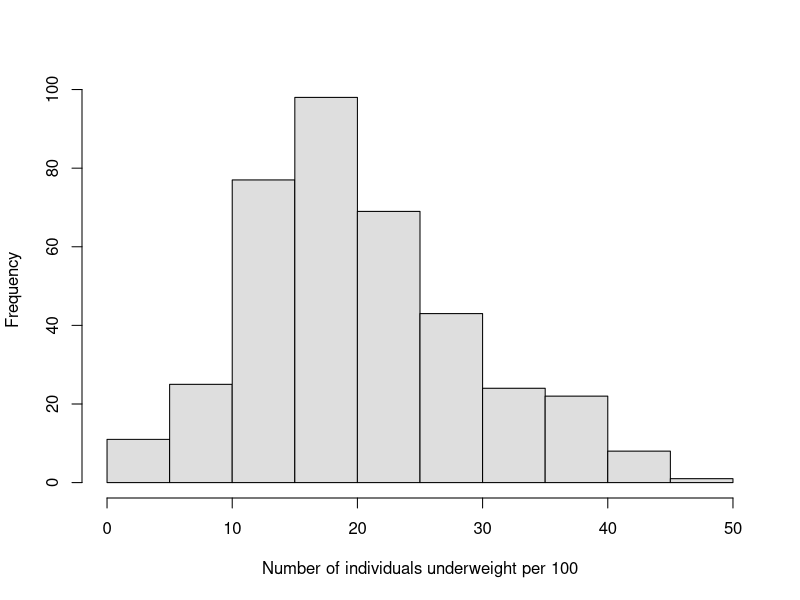
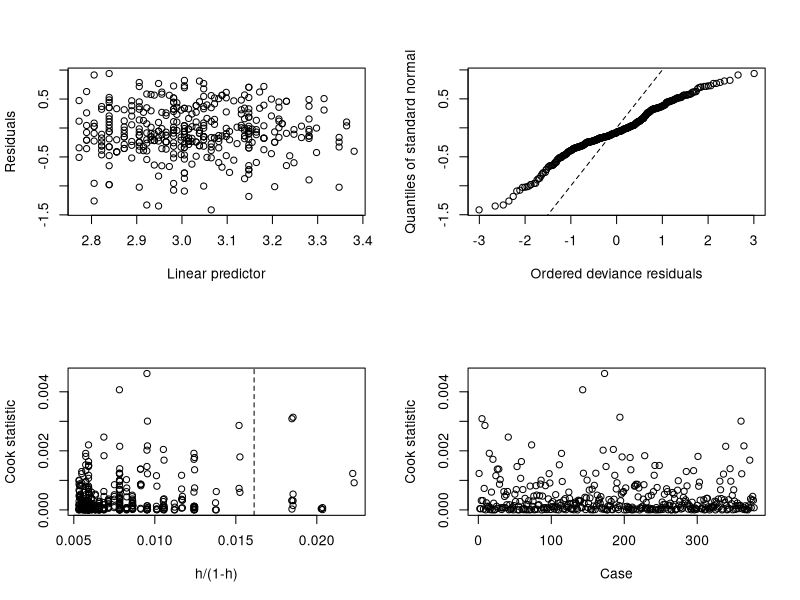
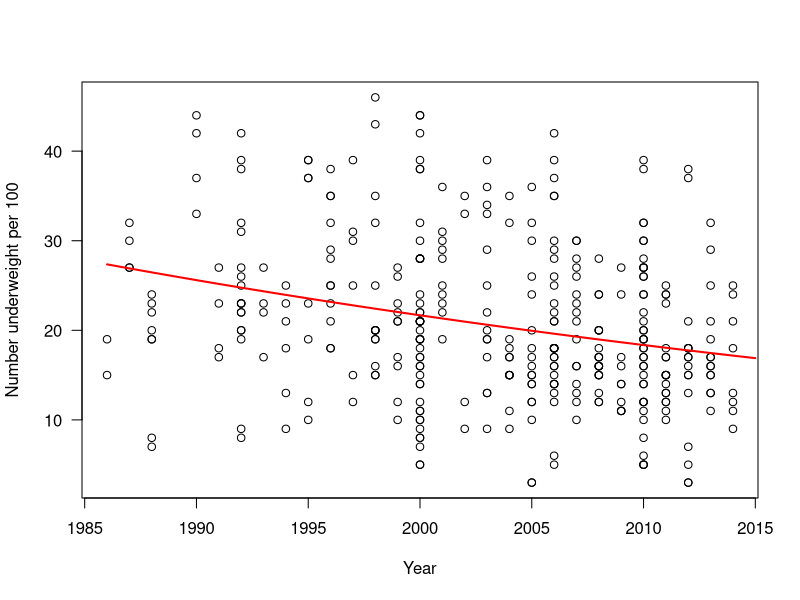
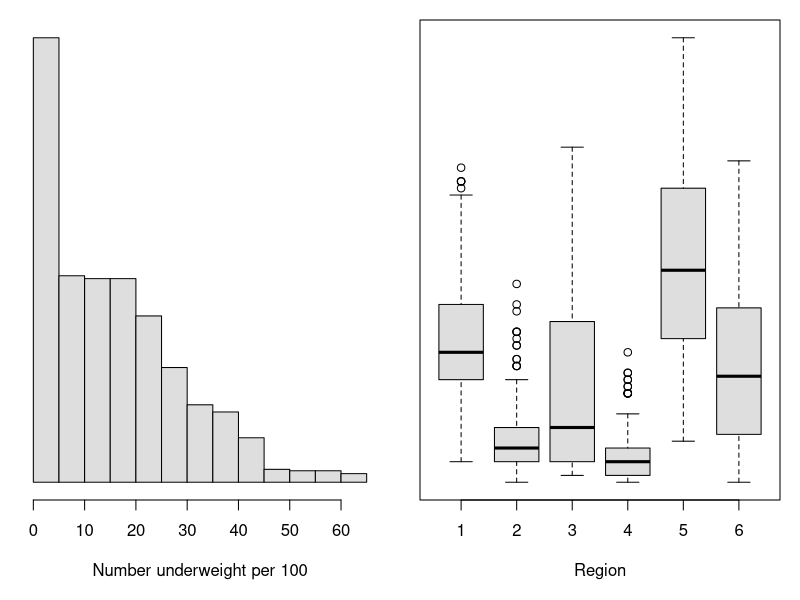

Here is the R script that generated these plots, in order:
## ---- chunk 1

## ---- chunk 2
# Read in the data
  uw = read.csv('../../data/weights.csv')

# Look at the data
  head(uw)
## ---- chunk 3
# Now we need to make the counts into an integer because these are
# counts and counts are
  uw$number = as.integer(uw$number)
## ---- chunk 4
# Make a new dataframe that contains only those records for which
# the region is `Africa`
  africa = uw[uw$region=='Africa',]
## ---- chunk 5
  hist(africa$number, col='gray87', main='', xlab='Number of individuals underweight per 100')
## ---- chunk 6
# Load the MASS library
  library(MASS)

# Fit the model, being sure to specify 
# the appropriate error distribution and 
# link function.
  model = glm(number~year + sex, data=africa, family='negative.binomial'(theta=1))
## ---- chunk 7
# To begin with, look at the regression diagnostics
  library(boot)
  glm.diag.plots(model)
## ---- chunk 8
# Print the summary of the model
  summary(model)
## ---- chunk 9
# Demonstrate use of the inverse link function
  exp(36)
## ---- chunk 10
# Predict mean values of female
  female = 36.269089 -0.016106*mean(africa$year)
  female
  
# Now, we need to use the inverse of the link function to get our prediction.
# Since the link function was 'log', we use:
  exp(female)
## ---- chunk 11
# Make a sequence of years for prediction
  years = seq(1986, 2015, 1)
  
# Make the predictions
  bothSexes_preds = exp( 36.269089 - 0.016632*years + 0.142461*.5 )
  
# Plot the results
  plot(africa$year, africa$number, pch=21, bg=c('gray', 'black')[africa$sex],
       yaxt='n', xlab='Year', ylab='Number underweight per 100')
  axis(2, las=2)
  
# Add the predictions
  lines(years, bothSexes_preds, lwd=2, col='red')
## ---- chunk 12
# Look at the first 10 rows of data
  head(uw, 10)
  
# Let's find out how many unique regions we have in the data set
  unique(uw$region)
## ---- chunk 13
# Make a histogram
  par(mfrow=c(1,2), mar=c(5,1,1,1))
  hist(uw$number, yaxt='n', ylab='', col='gray87', main='', 
       xlab='Number underweight per 100')
  
# Make a boxplot
  boxplot(number~region, data=uw, xaxt='n', xlab='Region', yaxt='n',
          col='gray87')
  axis(1, labels = NULL)
  par(mfrow=c(1,1))  
## ---- chunk 14
# Load the Mass package
  library(MASS)
  
# Now fit a model
  nb.mod = glm.nb(formula=number~region, data=uw)
## ---- chunk 15
# Get the summary of the model coefficients
  res = summary(nb.mod)$coefficients
  res
  
# Now, make the predictions
  preds = c()
  for(i in 1:nrow(res)){
    if(i==1){
      preds[i] = exp(res[1, 1])
    } else {
      preds[i] = exp(res[1, 1] + res[i, 1])
    }
  }

# Give the vector names to facilitate comparison  
  names(preds) = row.names(res)
  names(preds) = gsub(names(preds), pattern = 'region', replacement = '')  
  names(preds)[1] = 'Africa'
  
# Print the results
  preds
## ---- chunk 16
# Fit the models
  nb.add = glm.nb(formula=number~region + year, data=uw)
  nb.int = glm.nb(formula=number~region * year, data=uw)
  
# Look at the results
  AIC(nb.add, nb.int)
  
# No evidence for a significant interaction at alpha of 0.05
  library(car)
  Anova(nb.int, Type='III')
